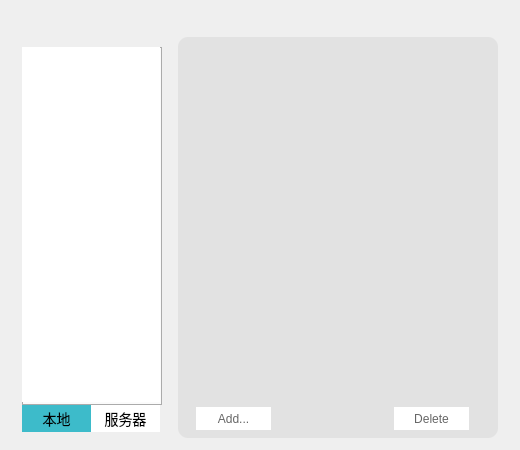
<?xml version="1.0" encoding="UTF-8"?>
<ui version="4.0">
 <class>EmotionManagerDialog</class>
 <widget class="QDialog" name="EmotionManagerDialog">
  <property name="geometry">
   <rect>
    <x>0</x>
    <y>0</y>
    <width>520</width>
    <height>450</height>
   </rect>
  </property>
  <property name="windowTitle">
   <string>Dialog</string>
  </property>
  <property name="styleSheet">
   <string notr="true">QWidget
{
	font-family:&quot;微软雅黑&quot;;
}
QTabWidget
{
	border:none;
}
QListWidget
{
	border:none;
}
QWidget::gridwidget
{
	border:none;
}
QScrollArea
{
	border:none;
}
QWidget#page_local,#page_server{
    border-radius: 10px;
    background-color: #E2E2E2;
	margin: 0px 10px 0px 10px
}

QPushButton{
    color: #666666;
	background-color: #FFFFFF;
	border:none;
}

QPushButton:hover {
    color: #FFFFFF;
	background-color: #3dbbca;
}
QPushButton:pressed{

    color: #FFFFFF;
	background-color: #1194a4;
}
QPushButton:checked{

    color: #FFFFFF;
	background-color: #1ba9ba;
}
QListWidget::listWidget_LocalEmotion
{
	border:none;
}
QTabBar::tab
{
	width:65;
	height:23;
	font:14px ;
	font-family:&quot;微软雅黑&quot;;
}

QTabBar::tab {
  	background: #666666;
	background-color: #FFFFFF;
 	padding: 2px;
}

QTabBar::tab:selected, QTabBar::tab:hover {
    background: #FFFFFF;
background-color: #3dbbca;
}


</string>
  </property>
  <widget class="QWidget" name="shadowbg" native="true">
   <property name="geometry">
    <rect>
     <x>0</x>
     <y>0</y>
     <width>520</width>
     <height>450</height>
    </rect>
   </property>
   <widget class="QWidget" name="shadowinnerbg" native="true">
    <property name="geometry">
     <rect>
      <x>8</x>
      <y>8</y>
      <width>504</width>
      <height>434</height>
     </rect>
    </property>
    <widget class="QWidget" name="bk" native="true">
     <property name="geometry">
      <rect>
       <x>1</x>
       <y>1</y>
       <width>502</width>
       <height>432</height>
      </rect>
     </property>
     <widget class="TitlebarWidget" name="titlebar" native="true">
      <property name="geometry">
       <rect>
        <x>0</x>
        <y>0</y>
        <width>502</width>
        <height>28</height>
       </rect>
      </property>
     </widget>
     <widget class="QWidget" name="widget" native="true">
      <property name="geometry">
       <rect>
        <x>0</x>
        <y>28</y>
        <width>502</width>
        <height>405</height>
       </rect>
      </property>
      <widget class="QTabWidget" name="tabWidget">
       <property name="geometry">
        <rect>
         <x>13</x>
         <y>10</y>
         <width>140</width>
         <height>385</height>
        </rect>
       </property>
       <property name="styleSheet">
        <string notr="true"/>
       </property>
       <property name="tabPosition">
        <enum>QTabWidget::South</enum>
       </property>
       <property name="currentIndex">
        <number>0</number>
       </property>
       <widget class="QWidget" name="tab_local">
        <attribute name="title">
         <string>本地</string>
        </attribute>
        <widget class="QListWidget" name="listWidget_local">
         <property name="geometry">
          <rect>
           <x>0</x>
           <y>0</y>
           <width>138</width>
           <height>355</height>
          </rect>
         </property>
        </widget>
       </widget>
       <widget class="QWidget" name="tab_server">
        <attribute name="title">
         <string>服务器</string>
        </attribute>
        <widget class="QListWidget" name="listWidget_server">
         <property name="geometry">
          <rect>
           <x>0</x>
           <y>0</y>
           <width>138</width>
           <height>355</height>
          </rect>
         </property>
        </widget>
       </widget>
      </widget>
      <widget class="QStackedWidget" name="stackedWidget">
       <property name="geometry">
        <rect>
         <x>159</x>
         <y>0</y>
         <width>340</width>
         <height>401</height>
        </rect>
       </property>
       <property name="currentIndex">
        <number>0</number>
       </property>
       <widget class="QWidget" name="page_local">
        <widget class="QWidget" name="widget_3" native="true">
         <property name="geometry">
          <rect>
           <x>0</x>
           <y>0</y>
           <width>340</width>
           <height>411</height>
          </rect>
         </property>
         <widget class="QWidget" name="widget_4" native="true">
          <property name="geometry">
           <rect>
            <x>10</x>
            <y>360</y>
            <width>320</width>
            <height>40</height>
           </rect>
          </property>
          <widget class="QPushButton" name="deleteSaveEmotionBtn">
           <property name="geometry">
            <rect>
             <x>216</x>
             <y>10</y>
             <width>75</width>
             <height>23</height>
            </rect>
           </property>
           <property name="text">
            <string>Delete</string>
           </property>
           <property name="flat">
            <bool>true</bool>
           </property>
          </widget>
          <widget class="QPushButton" name="addSaveEmotionBtn">
           <property name="geometry">
            <rect>
             <x>18</x>
             <y>10</y>
             <width>75</width>
             <height>23</height>
            </rect>
           </property>
           <property name="text">
            <string>Add...</string>
           </property>
           <property name="flat">
            <bool>true</bool>
           </property>
          </widget>
         </widget>
         <widget class="QWidget" name="widget_6" native="true">
          <property name="geometry">
           <rect>
            <x>10</x>
            <y>2</y>
            <width>320</width>
            <height>360</height>
           </rect>
          </property>
          <property name="minimumSize">
           <size>
            <width>320</width>
            <height>360</height>
           </size>
          </property>
          <property name="maximumSize">
           <size>
            <width>320</width>
            <height>360</height>
           </size>
          </property>
          <widget class="QStackedWidget" name="stackedWidget_local">
           <property name="geometry">
            <rect>
             <x>2</x>
             <y>0</y>
             <width>320</width>
             <height>360</height>
            </rect>
           </property>
           <property name="minimumSize">
            <size>
             <width>320</width>
             <height>360</height>
            </size>
           </property>
           <property name="maximumSize">
            <size>
             <width>320</width>
             <height>360</height>
            </size>
           </property>
          </widget>
         </widget>
        </widget>
       </widget>
       <widget class="QWidget" name="page_server">
        <widget class="QWidget" name="widget_5" native="true">
         <property name="geometry">
          <rect>
           <x>0</x>
           <y>0</y>
           <width>340</width>
           <height>400</height>
          </rect>
         </property>
         <widget class="QLabel" name="label_icon">
          <property name="geometry">
           <rect>
            <x>130</x>
            <y>70</y>
            <width>91</width>
            <height>91</height>
           </rect>
          </property>
          <property name="text">
           <string>TextLabel</string>
          </property>
         </widget>
         <widget class="QLabel" name="label_name">
          <property name="geometry">
           <rect>
            <x>80</x>
            <y>200</y>
            <width>41</width>
            <height>16</height>
           </rect>
          </property>
          <property name="text">
           <string>名字:</string>
          </property>
         </widget>
         <widget class="QLabel" name="label_showName">
          <property name="geometry">
           <rect>
            <x>130</x>
            <y>200</y>
            <width>111</width>
            <height>16</height>
           </rect>
          </property>
          <property name="text">
           <string/>
          </property>
         </widget>
         <widget class="QLabel" name="label_showmiaoshu">
          <property name="geometry">
           <rect>
            <x>130</x>
            <y>240</y>
            <width>111</width>
            <height>16</height>
           </rect>
          </property>
          <property name="text">
           <string/>
          </property>
         </widget>
         <widget class="QLabel" name="label_name_2">
          <property name="geometry">
           <rect>
            <x>80</x>
            <y>240</y>
            <width>41</width>
            <height>16</height>
           </rect>
          </property>
          <property name="text">
           <string>描述:</string>
          </property>
         </widget>
         <widget class="QLabel" name="label_showSize">
          <property name="geometry">
           <rect>
            <x>130</x>
            <y>280</y>
            <width>111</width>
            <height>16</height>
           </rect>
          </property>
          <property name="text">
           <string/>
          </property>
         </widget>
         <widget class="QLabel" name="label_name_3">
          <property name="geometry">
           <rect>
            <x>80</x>
            <y>280</y>
            <width>41</width>
            <height>16</height>
           </rect>
          </property>
          <property name="text">
           <string>大小:</string>
          </property>
         </widget>
         <widget class="QPushButton" name="downloadBtn">
          <property name="geometry">
           <rect>
            <x>120</x>
            <y>320</y>
            <width>75</width>
            <height>23</height>
           </rect>
          </property>
          <property name="text">
           <string>PushButton</string>
          </property>
         </widget>
        </widget>
       </widget>
      </widget>
      <widget class="QWidget" name="widget_2" native="true">
       <property name="geometry">
        <rect>
         <x>153</x>
         <y>0</y>
         <width>10</width>
         <height>401</height>
        </rect>
       </property>
      </widget>
     </widget>
    </widget>
   </widget>
  </widget>
 </widget>
 <customwidgets>
  <customwidget>
   <class>TitlebarWidget</class>
   <extends>QWidget</extends>
   <header>TitlebarWidget.h</header>
   <container>1</container>
  </customwidget>
 </customwidgets>
 <resources/>
 <connections/>
</ui>
